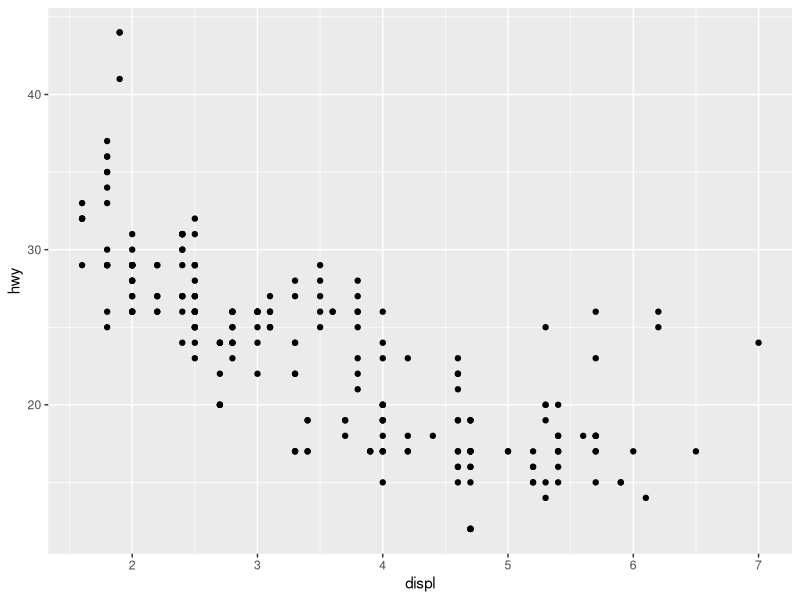
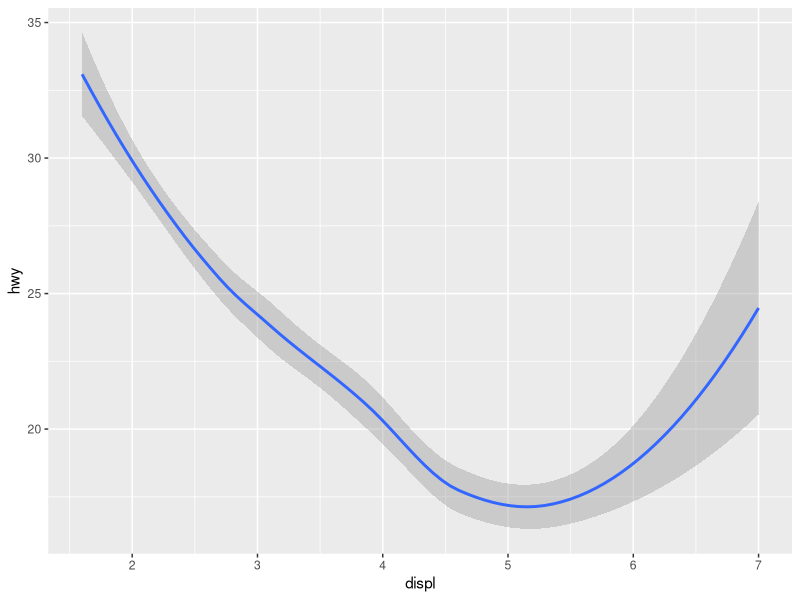
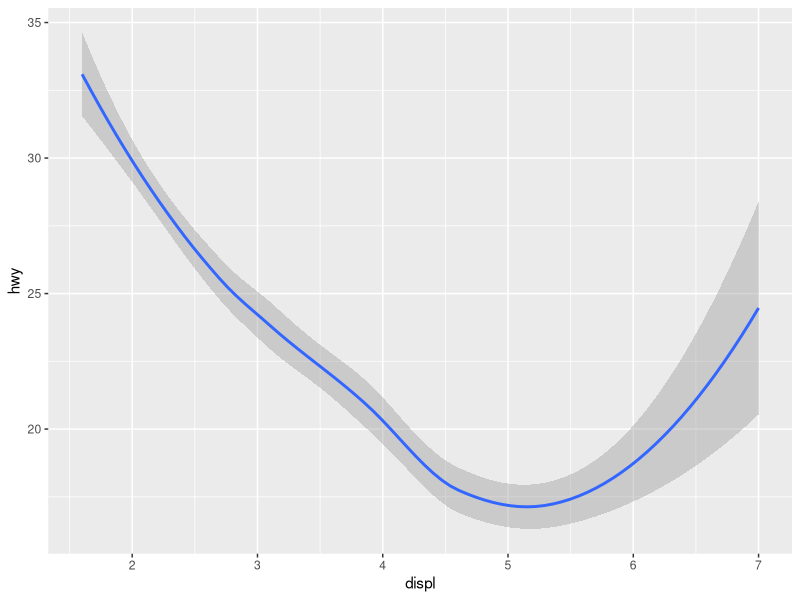
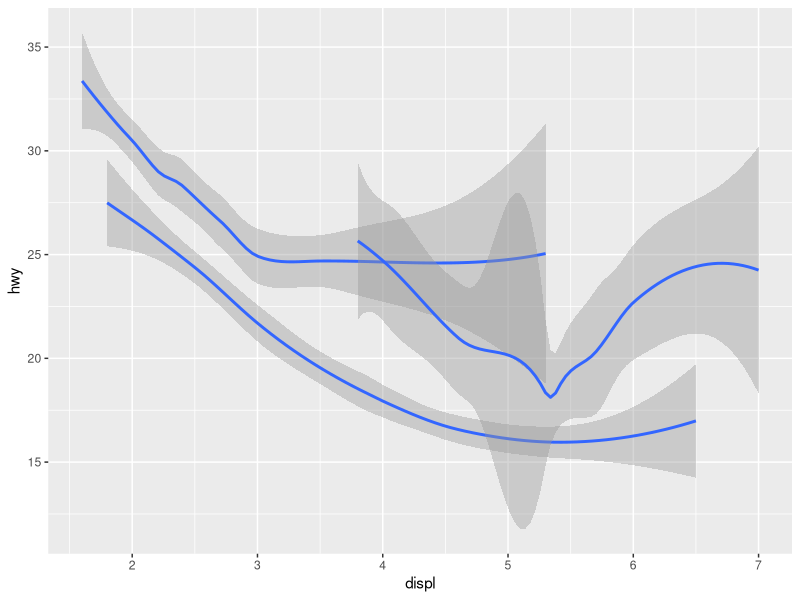
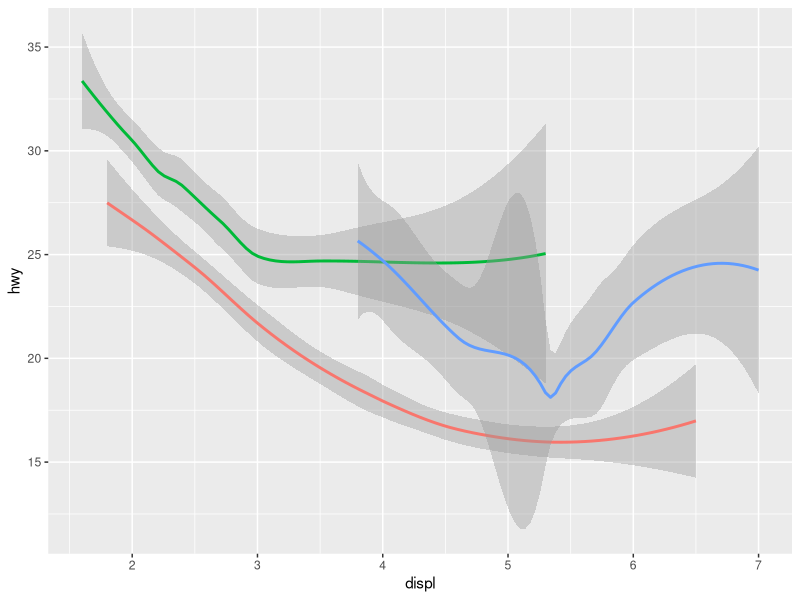
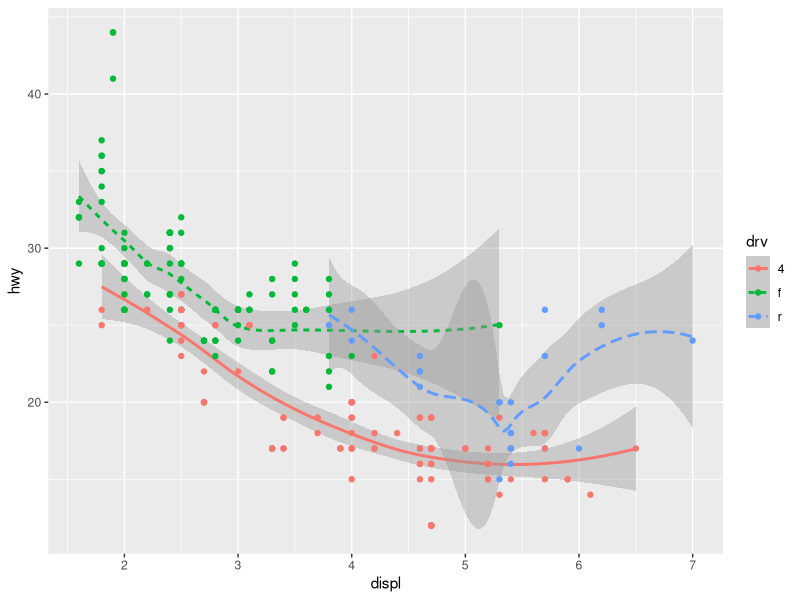
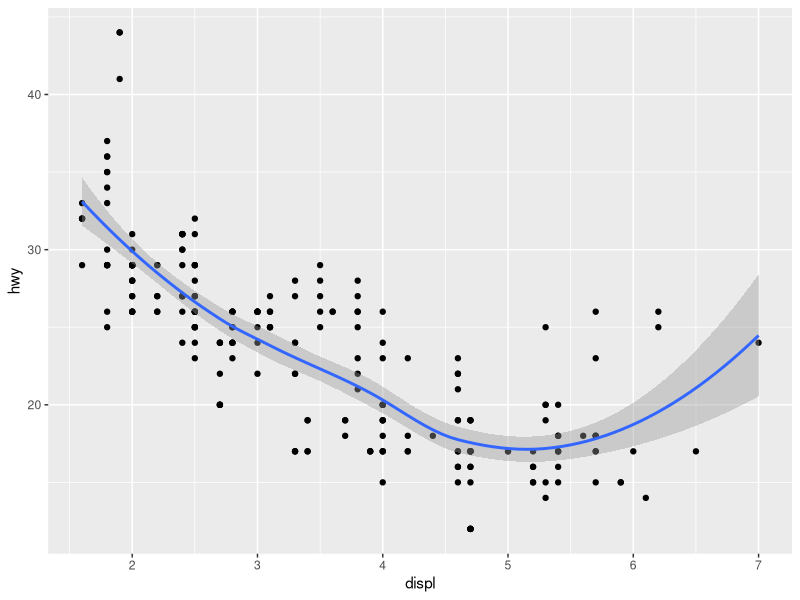
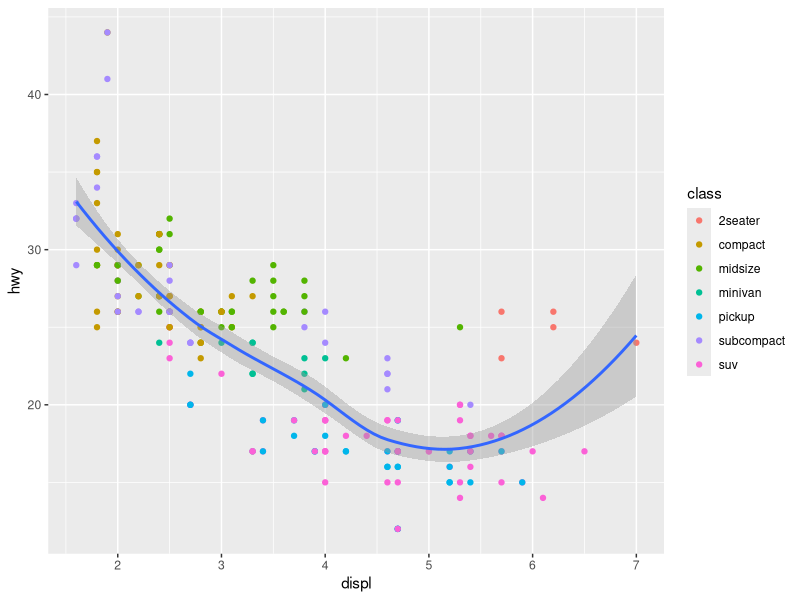

Here is the R script that generated these plots, in order: (Note: this script raises an error after producing the figures.)
# Geometric Objects
library(ggplot2)

# A geom is the geometrical object that a plot uses to represent data. 
# e.g. bar charts use bar geoms, line charts use line geoms, scatterplots use
# point geoms


# scatter
ggplot(data = mpg) + 
  geom_point(mapping = aes(x = displ, y = hwy))

# smooth line
ggplot(data = mpg) + 
  geom_smooth(mapping = aes(x = displ, y = hwy))


# set the group aesthetic to a categorical variable to draw multiple objects
ggplot(data = mpg) +
  geom_smooth(mapping = aes(x = displ, y = hwy))

ggplot(data = mpg) +
  geom_smooth(mapping = aes(x = displ, y = hwy, group = drv))

# ggplot2 will also automatically group the data for these geoms 
# whenever you map an aesthetic to a discrete variable
ggplot(data = mpg) +
  geom_smooth(
    mapping = aes(x = displ, y = hwy, color = drv),
    show.legend = FALSE
  )


# Every geom function in ggplot2 takes a mapping argument
# but not every aesthetic works with every geom
ggplot(data = mpg) + 
  geom_smooth(mapping = aes(x = displ, y = hwy, linetype = drv,  color = drv)) +
  geom_point(mapping = aes(x = displ, y = hwy, color = drv))


# avoid this type of repetition by passing a set of mappings to ggplot()
ggplot(data = mpg, mapping = aes(x = displ, y = hwy)) + 
  geom_point() + 
  geom_smooth()

# overwrite global mappings in a layer
ggplot(data = mpg, mapping = aes(x = displ, y = hwy)) + 
  geom_point(mapping = aes(color = class)) + 
  geom_smooth()

# overwrite layer data
ggplot(data = mpg, mapping = aes(x = displ, y = hwy)) + 
  geom_point(mapping = aes(color = class)) + 
  geom_smooth(data = filter(mpg, class == "subcompact"), se = FALSE)


## 3.6.1 Exercises
  # 1. What geom would you use to draw a line chart? A boxplot? A histogram? An area chart?
      geom_line() # linechart
      geom_boxplot() # boxplot
      geom_histogram() # histogram
      geom_area() # area chart

  # 2. Run this code in your head and predict what the output will look like. 
  # Then, run the code in R and check your predictions.
      ggplot(data = mpg, mapping = aes(x = displ, y = hwy, color = drv)) +
        geom_point() +
        geom_smooth(se = FALSE)
        #I expect a scatterplot of displ~hwy grouped and coloured by drv
        # with the best fit lines (also coloured)
      
  # 3. What does show.legend = FALSE do? What happens if you remove it?
  # Why do you think I used it earlier in the chapter?
      # hides legend, shows the legend, made plots comprable
      
  # 4. What does the se argument to geom_smooth() do?
      # Display confidence interval around smooth
      ?geom_smooth
      
  # 5. Will these two graphs look different? Why/why not?
      # identical graphs - the top is shorthand for the bottom
      
    # ggplot(data = mpg, mapping = aes(x = displ, y = hwy)) +
    # geom_point() +
    # geom_smooth()

    # ggplot() +
    #   geom_point(data = mpg, mapping = aes(x = displ, y = hwy)) +
    #   geom_smooth(data = mpg, mapping = aes(x = displ, y = hwy))

  # 6. Recreate the R code necessary to generate the following graphs.
    ggplot(data=mpg, mapping=aes(x = displ, y = hwy)) +
      geom_point() +
      geom_smooth(se=FALSE)
    
    ggplot(data=mpg, mapping=aes(x = displ, y = hwy)) +
      geom_point() +
      geom_smooth(se=FALSE, mapping=aes(group=drv))
    
    ggplot(data=mpg, mapping=aes(x = displ, y = hwy, colour = drv)) +
      geom_point() +
      geom_smooth(se=FALSE)
    
    ggplot(data=mpg, mapping=aes(x = displ, y = hwy)) +
      geom_point(mapping = aes(colour = drv)) +
      geom_smooth(se=FALSE, color='blue')
    
    ggplot(data=mpg, mapping=aes(x = displ, y = hwy)) +
      geom_point(mapping = aes(colour = drv)) +
      geom_smooth(se=FALSE, color='blue', mapping = aes(linetype = drv))

    ggplot(data=mpg, mapping=aes(x = displ, y = hwy, colour = drv)) +
      geom_point(size=5, colour='white') +
      geom_point()
